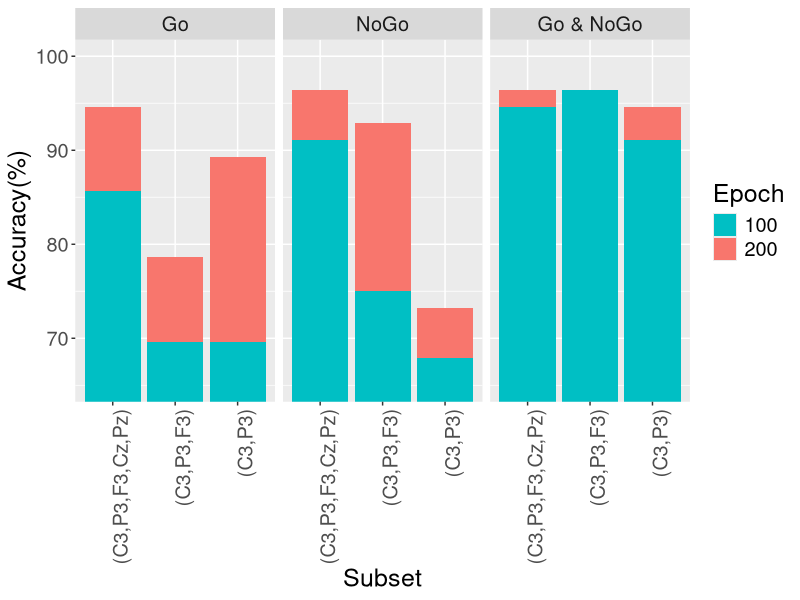
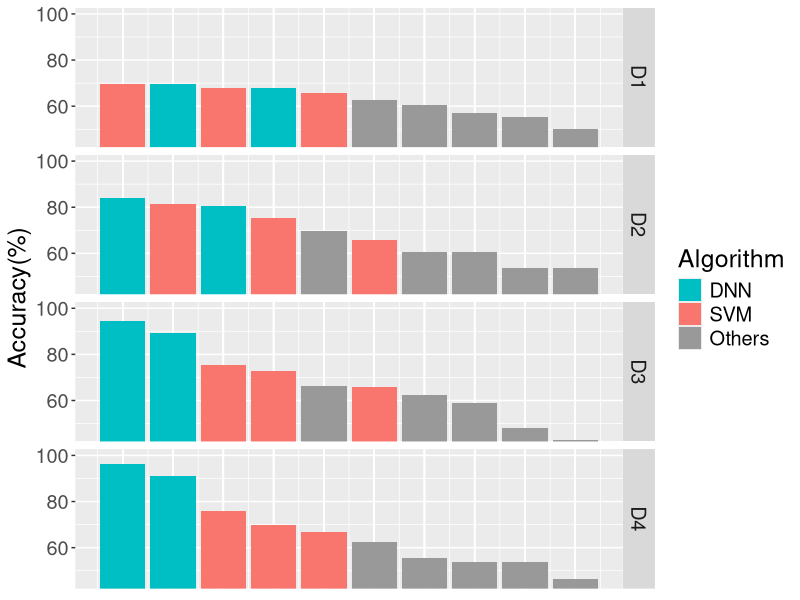

Write R code to recreate these figures, in order.
library(ggplot2)


#### Table5
d = data.frame(
  Subset = rep(c('(C3,P3)','(C3,P3,F3)','(C3,P3,F3,Cz,Pz)'),2,each=3),
  Stimulus = factor(c('Go','NoGo','Go & NoGo'), levels=c('Go','NoGo','Go & NoGo')),
  Epoch = as.factor(rep(c(100,200),each=9)),
  Accuracy = c(69.6, 67.9, 91.1,
               69.6, 75.0, 96.4,
               85.7, 91.1, 94.6,
               
               89.3-69.6, 73.2-67.9, 94.6-91.1,
               78.6-69.6, 92.9-75.0, 96.4-96.4,
               94.6-85.7, 96.4-91.1, 96.4-94.6)
  ) 


ggplot(data=d, aes(x=Subset, y=Accuracy, fill=Epoch)) + 
  geom_bar(stat="identity", position = position_stack(reverse = TRUE)) + 
  facet_grid(~Stimulus) + 
  coord_cartesian(ylim=c(65,100)) +
  scale_fill_manual(values = c('100' = "#00BFC4", '200' = "#F8766D")) +
  ylab("Accuracy(%)") + 
  theme(axis.text.x = element_text(angle = 90, hjust = 1),
        text = element_text(size=18))


#### Table4
library(dplyr)
d4 = data.frame(
  Subset = rep(c('D1','D2','D3','D4'), each=10),
  Method = c('Lin-SVM', 'Poly-SVM', 'Rad-SVM', 'LR', 'KNN', 'RF',
             'DNN(epo=100)','DNN(epo=200)', 'LDA', 'QDA'),
  Accuracy = c(65.9, 68.0, 69.8, 60.7, 62.5, 50.0, 67.9, 69.6, 55.4, 57.1,
               65.9, 81.3, 75.4, 60.7, 60.7, 53.6, 80.4, 83.9, 53.6, 69.6,
               65.9, 72.6, 75.6, 58.9, 62.5, 42.9, 89.3, 94.6, 48.2, 66.1,
               66.8, 70.0, 75.8, 55.4, 62.5, 46.4, 91.1, 96.4, 53.6, 53.6)
) %>% 
  mutate(Algorithm = ifelse(Method %in% c('Rad-SVM','Poly-SVM','Lin-SVM'),
                            'SVM',
                            ifelse(Method %in% c('DNN(epo=200)','DNN(epo=100)'),'DNN','Others'))) %>%
  arrange(Subset, desc(Accuracy)) %>%
  mutate(r = rep(1:10,4))
d4$Algorithm = factor(d4$Algorithm, levels = c('DNN','SVM','Others'))

ggplot(data=d4, aes(x=r, y=Accuracy, fill=Algorithm)) + 
  geom_bar(stat='identity') +
  facet_grid(Subset~.) + 
  scale_fill_manual(values = c('DNN' = "#00BFC4", 'SVM' = "#F8766D", 'Others'="#999999")) +
  scale_x_continuous(breaks = d4$r, labels=d4$Method) +
  coord_cartesian(ylim=c(45,100)) + 
  ylab("Accuracy(%)") + 
  theme(text = element_text(size=18),
        axis.title.x=element_blank(),
        axis.text.x=element_blank(),
        axis.ticks.x=element_blank())
